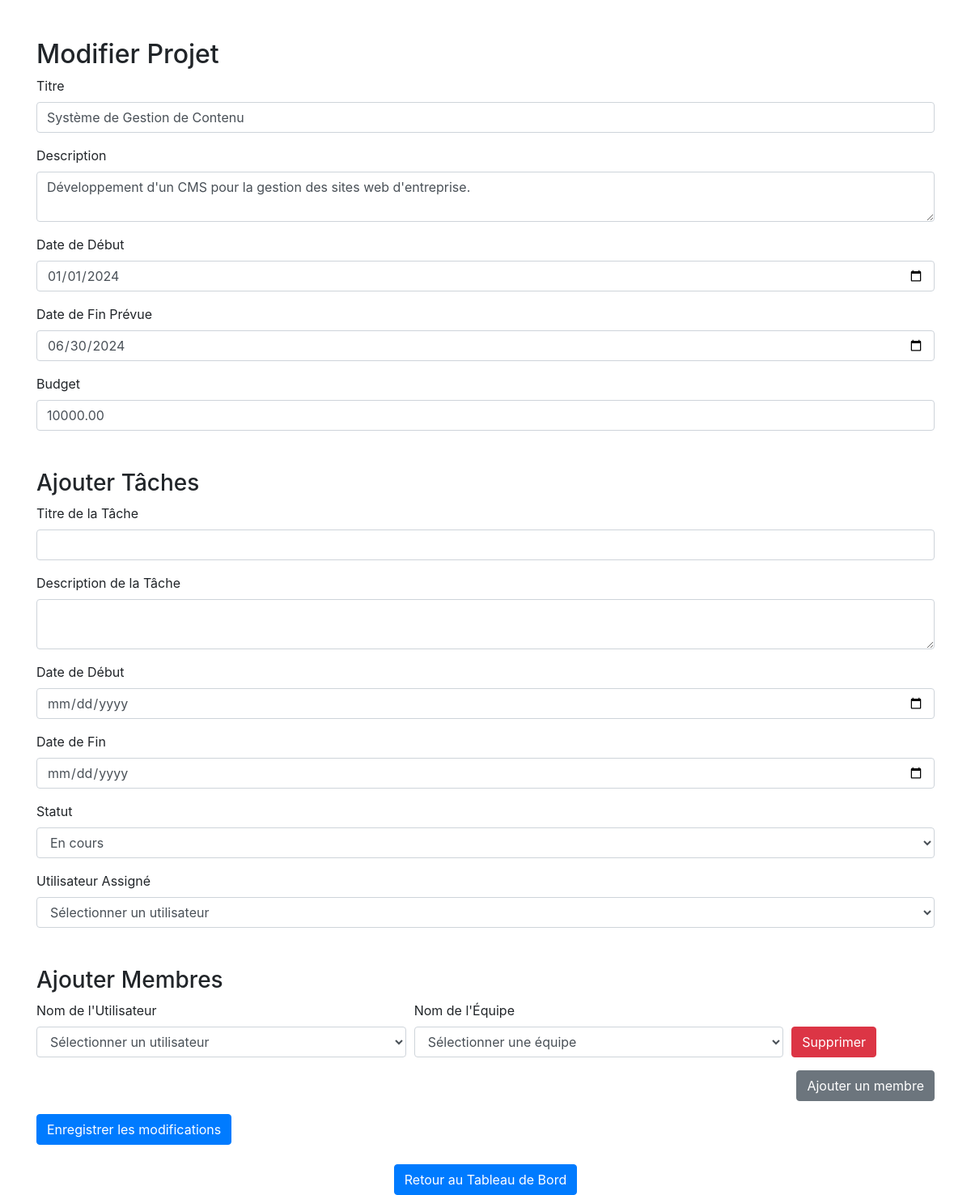
Page /edit_project.php?id=1 (signed in) on the committed database.
### tables this page shows
CREATE TABLE Projet (
   id_projet INT AUTO_INCREMENT,
   titre VARCHAR(50) NOT NULL,
   description TEXT NOT NULL,
   date_de_debut DATE NOT NULL,
   date_de_fin_prevue DATE NOT NULL,
   budget DECIMAL(10, 2) NOT NULL,
   id_utilisateur INT NOT NULL,
   PRIMARY KEY(id_projet),
   FOREIGN KEY(id_utilisateur) REFERENCES Utilisateur(id_utilisateur)
);

### src/edit_project.php (the view, shortened to what this page needs)
<?php
include('config.php');
$project_id = $_GET['id'];
$query = "SELECT * FROM Projet WHERE id_projet='$project_id'";
$result = mysqli_query($conn, $query);
$project = mysqli_fetch_assoc($result);
?>
<!DOCTYPE html>
<html lang="fr">
<head>
    <link rel="stylesheet" href="https://stackpath.bootstrapcdn.com/bootstrap/4.5.2/css/bootstrap.min.css">
</head>
<body>
    <div class="container mt-5">
        <h2>Modifier Projet</h2>
        <form method="POST">
            <div class="form-group">
                <label for="titre">Titre</label>
                <input type="text" class="form-control" id="titre" name="titre" value="<?php echo $project['titre']; ?>" required>
            </div>
            <div class="form-group">
                <label for="description">Description</label>
                <textarea class="form-control" id="description" name="description" required><?php echo $project['description']; ?></textarea>
            </div>
            <div class="form-group">
                <label for="date_de_debut">Date de Début</label>
                <input type="date" class="form-control" id="date_de_debut" name="date_de_debut" value="<?php echo $project['date_de_debut']; ?>" required>
            </div>
            <div class="form-group">
                <label for="date_de_fin_prevue">Date de Fin Prévue</label>
                <input type="date" class="form-control" id="date_de_fin_prevue" name="date_de_fin_prevue" value="<?php echo $project['date_de_fin_prevue']; ?>" required>
            </div>
            <div class="form-group">
                <label for="budget">Budget</label>
                <input type="number" class="form-control" id="budget" name="budget" value="<?php echo $project['budget']; ?>" required>
            </div>
            <h3 class="mt-5">Ajouter Tâches</h3>
            <div id="tasks-container">
                <div class="task-entry">
                    <div class="form-group">
                        <label for="task_title[]">Titre de la Tâche</label>
                        <input type="text" class="form-control" id="task_title[]" name="task_title[]" required>
                    </div>
                    <div class="form-group">
                        <label for="task_description[]">Description de la Tâche</label>
                        <textarea class="form-control" id="task_description[]" name="task_description[]" required></textarea>
                    </div>
                    <div class="form-group">
                        <label for="task_start_date[]">Date de Début</label>
                        <input type="date" class="form-control" id="task_start_date[]" name="task_start_date[]" required>
                    </div>
                    <div class="form-group">
                        <label for="task_end_date[]">Date de Fin</label>
                        <input type="date" class="form-control" id="task_end_date[]" name="task_end_date[]" required>
                    </div>
                    <div class="form-group">
                        <label for="task_status[]">Statut</label>
                        <select class="form-control" id="task_status[]" name="task_status[]" required>
                            <option value="En cours">En cours</option>
                        </select>
                    </div>
                    <div class="form-group">
                        <label for="task_user_id[]">Utilisateur Assigné</label>
                        <select class="form-control" id="task_user_id[]" name="task_user_id[]" required>
                            <option value="">Sélectionner un utilisateur</option>
                        </select>
                    </div>
                </div>
            </div>
            <h3 class="mt-5">Ajouter Membres</h3>
            <div id="members-container">
                <div class="member-entry form-row">
                    <div class="form-group col-md-5">
                        <label for="member_user_id[]">Nom de l'Utilisateur</label>
                        <select class="form-control" id="member_user_id[]" name="member_user_id[]" required>
                            <option value="">Sélectionner un utilisateur</option>
                        </select>
                    </div>
                    <div class="form-group col-md-5">
                        <label for="member_team_id[]">Nom de l'Équipe</label>
                        <select class="form-control" id="member_team_id[]" name="member_team_id[]" required>
                            <option value="">Sélectionner une équipe</option>
                        </select>
                    </div>
                    <div class="form-group col-md-2 align-self-end">
                        <button type="button" class="btn btn-danger" onclick="removeMember(this)">Supprimer</button>
                    </div>
                </div>
            </div>
            <div class="text-right">
                <button type="button" class="btn btn-secondary" onclick="addMember()">Ajouter un membre</button>
            </div>
            <button type="submit" class="btn btn-primary mt-3">Enregistrer les modifications</button>
        </form>
        <div class="text-center mt-4">
            <a href="dashboard_chef_de_projet.php" class="btn btn-primary">Retour au Tableau de Bord</a>
        </div>
    </div>
</body>
</html>

### rows in the picture
projet: titre "Système de Gestion de Contenu", description "Développement d'un CMS pour la gestion des sites web d'entreprise.", date_de_debut "01/01/2024", date_de_fin_prevue "06/30/2024", budget "10000.00"
